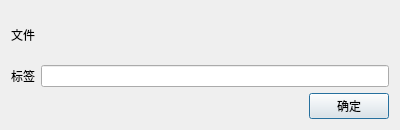
<?xml version="1.0" encoding="UTF-8"?>
<ui version="4.0">
 <class>CAddTagDialog</class>
 <widget class="QDialog" name="CAddTagDialog">
  <property name="geometry">
   <rect>
    <x>0</x>
    <y>0</y>
    <width>400</width>
    <height>130</height>
   </rect>
  </property>
  <property name="windowTitle">
   <string>添加标签</string>
  </property>
  <layout class="QGridLayout" name="gridLayout_2">
   <item row="1" column="0">
    <spacer name="horizontalSpacer">
     <property name="orientation">
      <enum>Qt::Horizontal</enum>
     </property>
     <property name="sizeHint" stdset="0">
      <size>
       <width>298</width>
       <height>20</height>
      </size>
     </property>
    </spacer>
   </item>
   <item row="1" column="1">
    <widget class="QPushButton" name="pushButton">
     <property name="text">
      <string>确定</string>
     </property>
    </widget>
   </item>
   <item row="0" column="0" colspan="2">
    <layout class="QGridLayout" name="gridLayout">
     <item row="0" column="0">
      <widget class="QLabel" name="label_2">
       <property name="text">
        <string>文件</string>
       </property>
      </widget>
     </item>
     <item row="0" column="1">
      <widget class="QLabel" name="m_pLabelFileName">
       <property name="text">
        <string/>
       </property>
      </widget>
     </item>
     <item row="1" column="0">
      <widget class="QLabel" name="label">
       <property name="text">
        <string>标签</string>
       </property>
      </widget>
     </item>
     <item row="1" column="1">
      <widget class="QLineEdit" name="lineEdit"/>
     </item>
    </layout>
   </item>
  </layout>
 </widget>
 <layoutdefault spacing="6" margin="11"/>
 <resources/>
 <connections/>
</ui>
